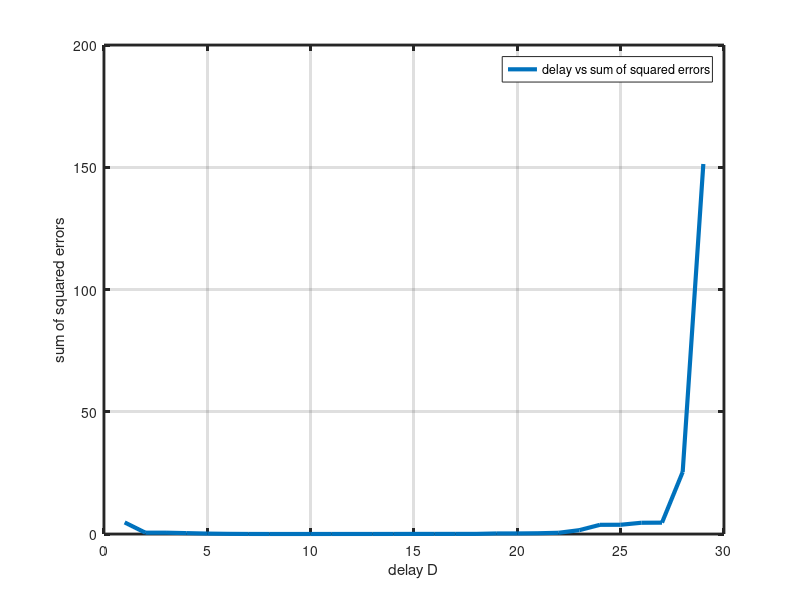
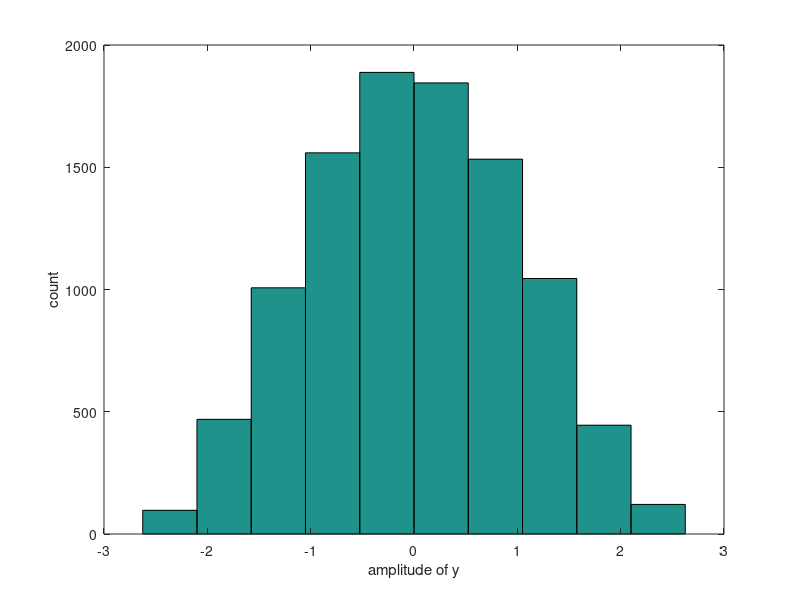
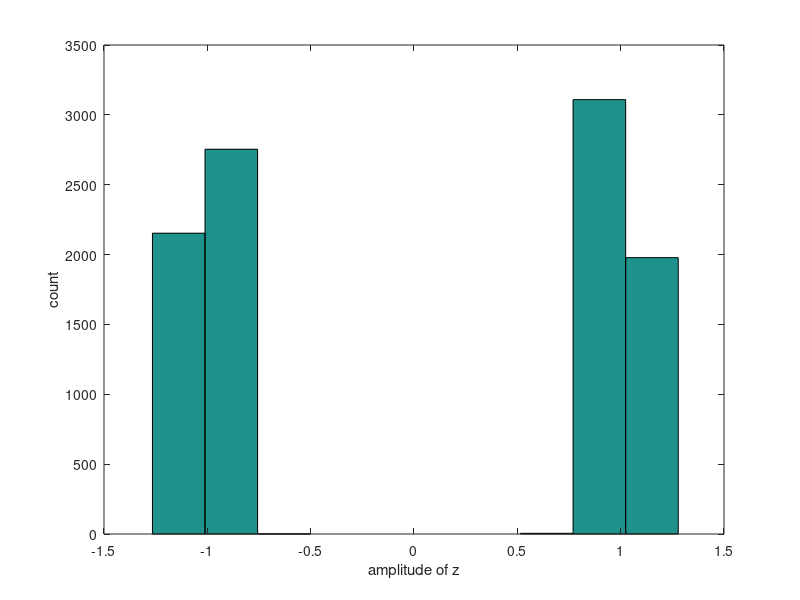

Recreate these plots in MATLAB, in order.
clear all
load('hw2data.mat','h')
load('hw2data.mat','y')

C = zeros(29,20);                                           % initialize circulant matrix
H = transpose([transpose(h) zeros(1,10)]);                  % impulse response with zero padding
B = zeros(size(H));                                         % buffer
m = 20;                                                     % dimension of g
n = 10;                                                     % dimension of h

%% Formulating Circulating Matrix
for i=-(n+(n-1)):1:-1
    B(-i+1:end) = H(1:end+i);
    C(i+m,:) = fliplr(transpose(B));
end

for q=m:1:(m+n-1)
    k = 1;                                                  % right shifting each row by one
    B = C(q-1,:);
    B(k+1:end)=B(1:end-k);
    C(q,:) = B;
end

%% Formulating the coefficient for Q.P., defined by matrix P
A = zeros(m,m,m+n-1);
for j=1:1:(m+n-1)                                           % in total there are 29 time samples are meaningful
    A(:,:,j) = transpose(C(j,:))*(C(j,:));                  % second-order term coefficicent for each time step
end

P = zeros(m:m);
for k=1:1:(m+n-1)  
    P = P + A(:,:,k);                                       % pull out the variable g, the summation of all second-order term coefficicent for each time step
end

%% Formulating Q.P., with variable D (delay), and variable g (equalizer)
H = P;
f = transpose(zeros(1,m)); 
objective = (zeros(1,m+n-1));
for D = 1:1:(m+n-1)
    Aeq = C(D,:);                                           %  the constraint at t = D
    beq = 1;
    [x(:,D),fval(:,D),exitflag(:,D),output,lambda] = ...
   quadprog(H,f,[],[],Aeq,beq);
	objective(:,D) = transpose(x(:,D))*P*(x(:,D)) - 1;      % objective function, {sum(cov(g*m))^2(t), t not equal to D}
end

%% Plot objective function versus D
D = 1:1:(m+n-1);
figure(1)
p1 = plot(D, objective);
set(gca,'linewidth',2)
set(p1, 'linewidth',3)
xlabel('delay D')
ylabel('sum of squared errors')
legend('delay vs sum of squared errors')
grid on

% D = 9 gives the optimal solution, check C(9,:)*x(:,9) to see if the
% constraint is satisfied

%% Apply deconvolution to the data
g = x(:,9);                                                 % best least-square equalizer
z = conv(y,g);
z = z(n-1:10000+(n-1)-1);                                   % 10000 samples, reconsrtucted

% normalize the data  
% for r=1:1:10000
%     z(r,:) = z(r,:)/abs(z(r,:));                                             
% end
figure(2)
hist(y)
xlabel('amplitude of y')
ylabel('count')

figure(3)
hist(z)
xlabel('amplitude of z')
ylabel('count')


        





